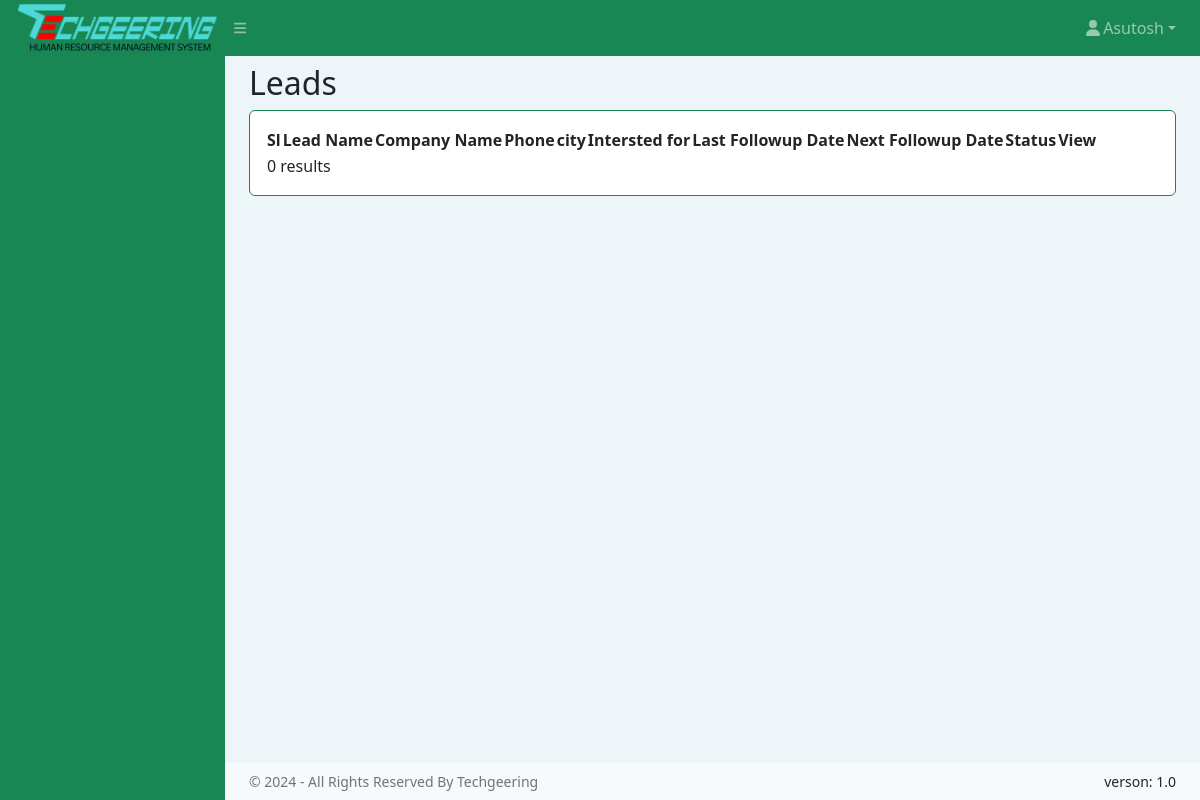
Before: /leads.php with the older database file.
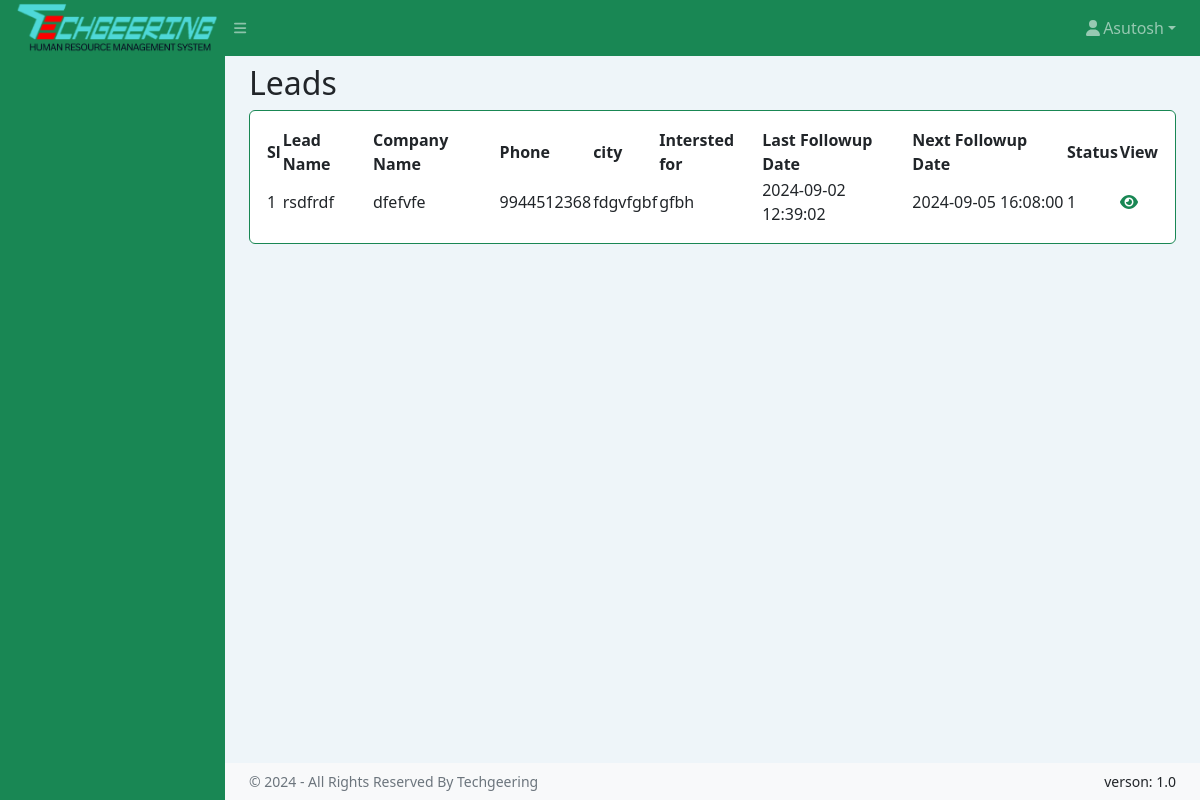
After: the same page with the newer database file.
### tables this page shows
CREATE TABLE `leads` (
  `id` int(11) NOT NULL,
  `lead_name` varchar(150) DEFAULT NULL,
  `companyname` varchar(150) DEFAULT NULL,
  `phone_no` varchar(20) NOT NULL,
  `email_id` varchar(100) NOT NULL,
  `city` varchar(100) DEFAULT NULL,
  `state` varchar(100) DEFAULT NULL,
  `country` varchar(50) NOT NULL,
  `source` varchar(100) DEFAULT NULL,
  `status` int(3) DEFAULT NULL,
  `interested_in` varchar(50) DEFAULT NULL,
  `business_type` varchar(50) DEFAULT NULL,
  `lead_date` datetime DEFAULT NULL,
  `lastfollowupdate` datetime DEFAULT NULL,
  `nextfollowupdate` datetime DEFAULT NULL
);

### leads.php (the view, shortened to what this page needs)
<!DOCTYPE html>
<html lang="en">
<head>
    <link href="https://cdn.jsdelivr.net/npm/simple-datatables@7.1.2/dist/style.min.css" rel="stylesheet" />
    <link href="assets/css/styles.css" rel="stylesheet" />
</head>
<body class="sb-nav-fixed">
    <?php include 'common/topnav.php' ?>
    <div id="layoutSidenav">
        <?php include 'common/sidenav.php' ?>
        <div id="layoutSidenav_content">
            <main>
                <div class="container-fluid px-4">
                    <div class="d-flex justify-content-between align-items-center">
                        <h2 class="my-2">Leads</h2>
                    </div>
                    <div class="card mb-4">
                        <div class="card-body">
                            <table id="datatablesSimple">
                                <thead>
                                    <tr>
                                        <th>Sl</th>
                                        <th>Lead Name</th>
                                        <th>Company Name</th>
                                        <th>Phone</th>
                                        <th>city</th>
                                        <th>Intersted for</th>
                                        <th>Last Followup Date</th>
                                        <th>Next Followup Date</th>
                                        <th>Status</th>
                                        <th>View</th>
                                    </tr>
                                </thead>
                                <tbody>
                                    <?php
                                    include "common/conn.php";
                                    $sql = "SELECT * FROM leads";
                                    $result = $conn->query($sql);
                                    if ($result->num_rows > 0) {
                                        while ($row = $result->fetch_assoc()) {
                                            $encoded_id = base64_encode($row['id']);
                                            ?>
                                            <tr>
                                                <td><?php echo $row["id"]; ?></td>
                                                <td><?php echo $row["lead_name"]; ?></td>
                                                <td><?php echo $row["companyname"]; ?></td>
                                                <td><?php echo $row["phone_no"]; ?></td>
                                                <td><?php echo $row["city"]; ?></td>
                                                <td><?php echo $row["interested_in"]; ?></td>
                                                <td><?php echo $row["lastfollowupdate"]; ?></td>
                                                <td><?php echo $row["nextfollowupdate"]; ?></td>
                                                <td><?php echo $row["status"]; ?></td>
                                                <td>
                                                    <a href="leadview.php?id=<?php echo $encoded_id; ?>"><i
                                                            class="fa-solid fa-eye text-success"></i></a>
                                                </td>
                                            </tr>
                                            <?php
                                        }
                                    } else {
                                        echo "<tr><td colspan='6'>0 results</td></tr>";
                                    }
                                    ?>
                                </tbody>
                            </table>
                        </div>
                    </div>
                </div>
            </main>
            <?php include 'common/copyrightfooter.php' ?>
        </div>
    </div>
</body>
</html>

Changed rows visible on the page:
added leads: id "1", lead_name "rsdfrdf", companyname "dfefvfe", phone_no "9944512368", city "fdgvfgbf", interested_in "gfbh", lastfollowupdate "2024-09-02 12:39:02", nextfollowupdate "2024-09-05 16:08:00", status "1"
Other visible differences:
text no longer shown: "0 results"
